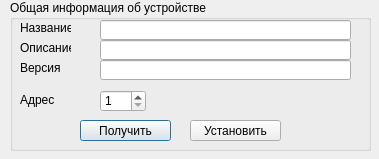
<?xml version="1.0" encoding="UTF-8"?>
<ui version="4.0">
 <class>dev_info</class>
 <widget class="QDialog" name="dev_info">
  <property name="geometry">
   <rect>
    <x>0</x>
    <y>0</y>
    <width>379</width>
    <height>159</height>
   </rect>
  </property>
  <property name="windowTitle">
   <string>Информация об устройстве</string>
  </property>
  <widget class="QGroupBox" name="groupBox_4">
   <property name="enabled">
    <bool>true</bool>
   </property>
   <property name="geometry">
    <rect>
     <x>10</x>
     <y>0</y>
     <width>361</width>
     <height>151</height>
    </rect>
   </property>
   <property name="title">
    <string>Общая информация об устройстве</string>
   </property>
   <widget class="QPushButton" name="pushButton_2">
    <property name="geometry">
     <rect>
      <x>70</x>
      <y>120</y>
      <width>91</width>
      <height>21</height>
     </rect>
    </property>
    <property name="text">
     <string>Получить</string>
    </property>
   </widget>
   <widget class="QLabel" name="label">
    <property name="geometry">
     <rect>
      <x>10</x>
      <y>20</y>
      <width>51</width>
      <height>16</height>
     </rect>
    </property>
    <property name="text">
     <string>Название</string>
    </property>
   </widget>
   <widget class="QLabel" name="label_2">
    <property name="geometry">
     <rect>
      <x>10</x>
      <y>40</y>
      <width>51</width>
      <height>16</height>
     </rect>
    </property>
    <property name="text">
     <string>Описание</string>
    </property>
   </widget>
   <widget class="QLabel" name="label_5">
    <property name="geometry">
     <rect>
      <x>10</x>
      <y>60</y>
      <width>51</width>
      <height>16</height>
     </rect>
    </property>
    <property name="text">
     <string>Версия</string>
    </property>
   </widget>
   <widget class="QPushButton" name="pushButton_5">
    <property name="geometry">
     <rect>
      <x>180</x>
      <y>120</y>
      <width>91</width>
      <height>21</height>
     </rect>
    </property>
    <property name="text">
     <string>Установить</string>
    </property>
   </widget>
   <widget class="QLineEdit" name="lineEdit_2">
    <property name="geometry">
     <rect>
      <x>90</x>
      <y>20</y>
      <width>251</width>
      <height>20</height>
     </rect>
    </property>
    <property name="maxLength">
     <number>20</number>
    </property>
   </widget>
   <widget class="QLineEdit" name="lineEdit_3">
    <property name="geometry">
     <rect>
      <x>90</x>
      <y>40</y>
      <width>251</width>
      <height>20</height>
     </rect>
    </property>
    <property name="maxLength">
     <number>40</number>
    </property>
   </widget>
   <widget class="QLineEdit" name="lineEdit_4">
    <property name="geometry">
     <rect>
      <x>90</x>
      <y>60</y>
      <width>251</width>
      <height>20</height>
     </rect>
    </property>
    <property name="maxLength">
     <number>5</number>
    </property>
   </widget>
   <widget class="QSpinBox" name="spinBox_2">
    <property name="geometry">
     <rect>
      <x>90</x>
      <y>90</y>
      <width>46</width>
      <height>22</height>
     </rect>
    </property>
    <property name="minimum">
     <number>1</number>
    </property>
    <property name="maximum">
     <number>15</number>
    </property>
    <property name="value">
     <number>1</number>
    </property>
   </widget>
   <widget class="QLabel" name="label_7">
    <property name="geometry">
     <rect>
      <x>10</x>
      <y>90</y>
      <width>51</width>
      <height>20</height>
     </rect>
    </property>
    <property name="text">
     <string>Адрес</string>
    </property>
   </widget>
  </widget>
 </widget>
 <resources/>
 <connections/>
</ui>
